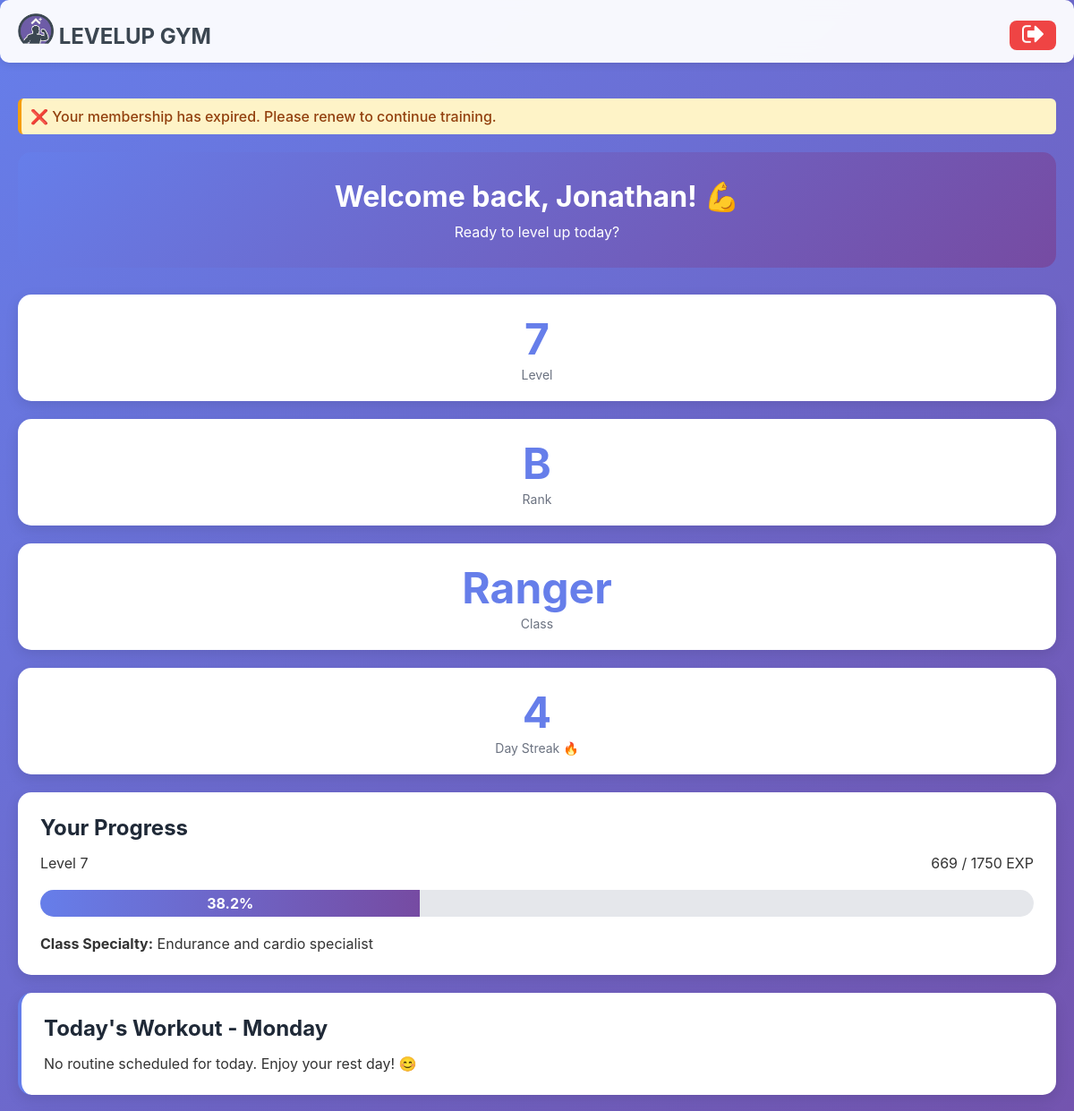
The app's page /dashboard (signed in, upper part), older data.
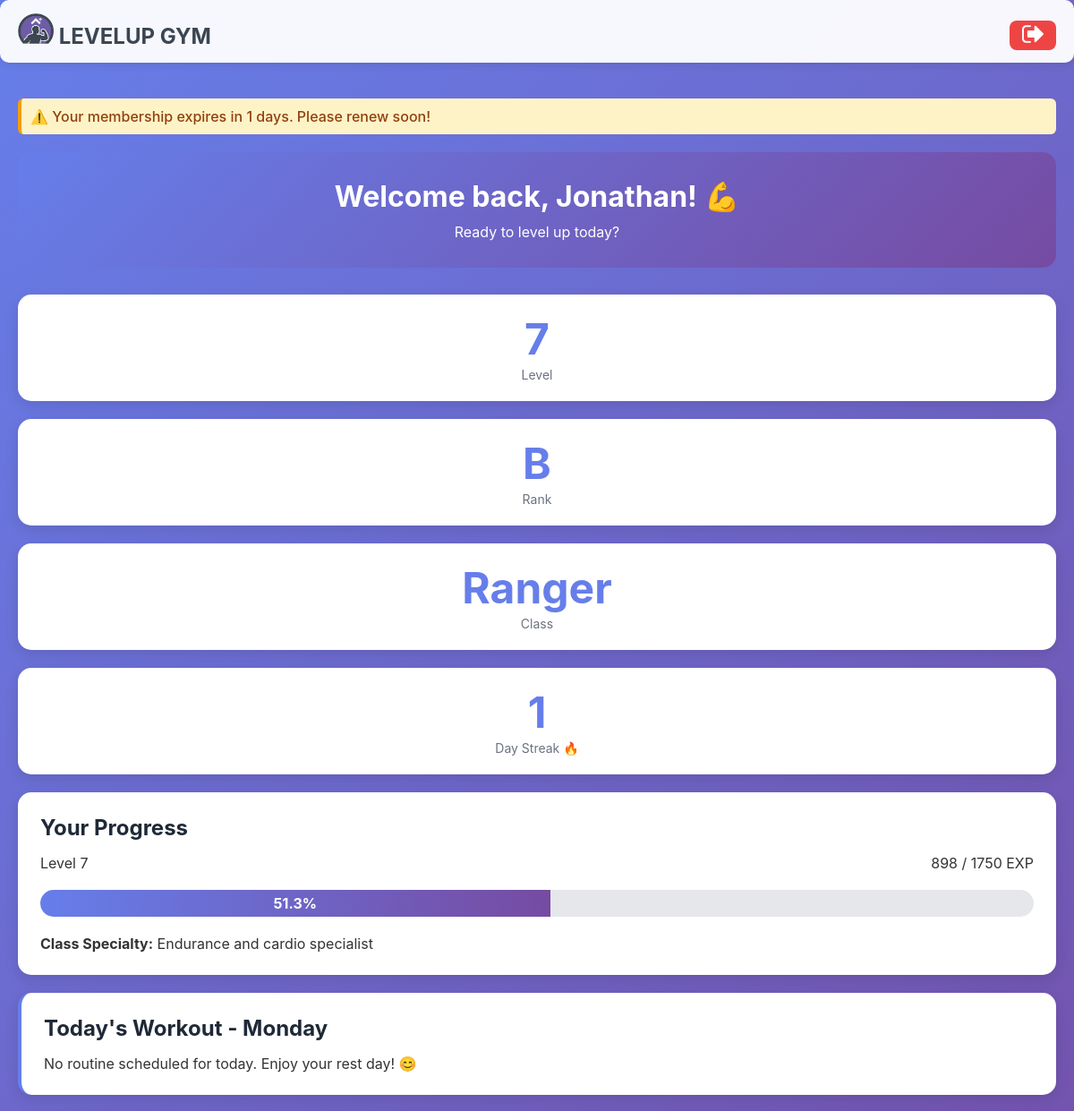
The same page, newer data.
### tables this page shows
CREATE TABLE client_streaks (
                streak_id INTEGER PRIMARY KEY AUTOINCREMENT,
                client_id INTEGER UNIQUE NOT NULL,
                current_streak INTEGER DEFAULT 0,
                longest_streak INTEGER DEFAULT 0,
                last_attendance_date DATE,
                streak_multiplier REAL DEFAULT 1.0,
                FOREIGN KEY (client_id) REFERENCES clients(client_id) ON DELETE CASCADE
            );

CREATE TABLE client_gamification (
                gamification_id INTEGER PRIMARY KEY AUTOINCREMENT,
                client_id INTEGER UNIQUE NOT NULL,
                current_level INTEGER DEFAULT 1,
                current_exp INTEGER DEFAULT 0,
                total_exp INTEGER DEFAULT 0,
                rank TEXT DEFAULT 'E',
                client_class TEXT,
                class_unlocked_at_level INTEGER, current_streak INTEGER DEFAULT 0, longest_streak INTEGER DEFAULT 0, total_reps INTEGER DEFAULT 0, workouts_completed INTEGER DEFAULT 0,
                FOREIGN KEY (client_id) REFERENCES clients(client_id) ON DELETE CASCADE
            );

### main.py (the view, shortened to what this page needs)
@app.route('/dashboard')
@login_required
def dashboard():
    client_id = session['client_id']
    client = Client.get_by_id(client_id)
    progress = gamification.get_client_progress(client_id)
    today = datetime.now().strftime('%A')
    today_routine = Routine.get_client_routine_for_day(client_id, today)
    routine_status = 'not_started'  # default fallback
    recent_achievements = achievement_ctrl.get_recent_unlocks(client_id, limit=3)
    streak_data = client.get_streak_data()
    mc = MembershipController()
    membership = mc.get_client_membership(client_id)
    notification = None
    if membership:
        end_date = datetime.strptime(membership['end_date'], '%Y-%m-%d').date()
        days_left = (end_date - date.today()).days
        print("Days Left", days_left)
        if 0 < days_left <= 5:
            notification = f"⚠️ Your membership expires in {days_left} days. Please renew soon!"
        elif days_left <= 0:
            notification = "❌ Your membership has expired. Please renew to continue training."
    try:
        newly_unlocked = achievement_ctrl.check_and_unlock_achievements(client_id)
    except Exception as e:
        print(f"Achievement check error for client {client_id}: {e}")
        newly_unlocked = []
    print("Notification:",notification)
    return render_template(
        'dashboard.html',
        client=client,
        progress=progress,
        today_routine=today_routine,
        today=today,
        recent_achievements=recent_achievements,
        streak_data=streak_data,
        newly_unlocked=newly_unlocked,
        notification=notification,
        status=routine_status
    )

### controllers/achievement_controller.py (called while the page is built)
    def check_and_unlock_achievements(self, client_id):
        newly_unlocked = []
        stats = self._get_client_stats(client_id)
        all_achievements = self._get_all_achievements()
        unlocked_ids = self._get_unlocked_achievement_ids(client_id)
        for achievement in all_achievements:
            if achievement['achievement_id'] in unlocked_ids:
                continue
            if self._check_achievement_requirement(achievement, stats):
                result = self.unlock_achievement(client_id, achievement['achievement_id'])
                if result['success']:
                    newly_unlocked.append(result)
        return newly_unlocked

    def get_recent_unlocks(self, client_id, limit=5):
        unlocked = self.get_unlocked_achievements(client_id)
        return unlocked[:limit]

### controllers/gamification_controller.py (called while the page is built)
    def _get_gamification_data(self, client_id):
        query = 'SELECT * FROM client_gamification WHERE client_id=?'
        result = self.db.execute_query(query, (client_id,))
        return dict(result[0]) if result else None

### database/db_manager.py (called while the page is built)
    def disconnect(self):
        if self.conn:
            self.conn.close()

### templates/dashboard.html (shortened to what this page needs)
{% extends "base.html" %}
{% block content %}
{% if notification %}
<div class="alert alert-warning" style="background:#FEF3C7; padding:10px; border-radius:6px;">
  {{ notification }}
</div>
{% endif %}
<div class="welcome-banner">
    <h1>Welcome back, {{ client.first_name }}! 💪</h1>
    <p>Ready to level up today?</p>
</div>
{% if progress.class %}
<div class="grid grid-4">
    <div class="card stat-card">
        <span class="stat-value">{{ progress.level }}</span>
        <span class="stat-label">Level</span>
    </div>
    <div class="card stat-card">
        <span class="stat-value">{{ progress.rank }}</span>
        <span class="stat-label">Rank</span>
    </div>
    <div class="card stat-card">
        <span class="stat-value">{{ progress.class }}</span>
        <span class="stat-label">Class</span>
    </div>
    <div class="card stat-card">
        <span class="stat-value">{{ streak_data.current_streak if streak_data else 0 }}</span>
        <span class="stat-label">Day Streak 🔥</span>
    </div>
</div>
{% endif %}
<div class="card">
    <h2>Your Progress</h2>
    <div style="display: flex; justify-content: space-between; margin-bottom: 10px;">
        <span>Level {{ progress.level }}</span>
        <span>{{ progress.current_exp }} / {{ progress.next_level_exp }} EXP</span>
    </div>
    <div class="progress-bar">
        <div class="progress-fill" style="width: {{ progress.progress_percentage }}%">
            {{ "%.1f"|format(progress.progress_percentage) }}%
        </div>
    </div>
    {% if progress.class %}
    <p><strong>Class Specialty:</strong> {{ progress.class_info.description }}</p>
    {% elif progress.can_choose_class %}
    <a href="{{ url_for('classes') }}" class="btn btn-primary" style="margin-top: 10px;">Choose Your Class!</a>
    {% endif %}
</div>
<div class="card routine-card">
    <h2>Today's Workout - {{ today }}</h2>
    {% if today_routine %}
        <h3>{{ today_routine.routine_name }}</h3>
        <p>{{ today_routine.description }}</p>
        <p><strong>Total Base EXP:</strong> {{ today_routine.calculate_total_exp() }}</p>
        {% if status == 'completed' %}
            <span style="color: #10b981; font-weight: bold;">
                <a href="{{ url_for('workout', routine_id=today_routine.routine_id) }}"
                   class="btn btn-disabled" style="margin-top: 10px;">
                    Workout Completed
                </a>
            </span>
        {% elif status == 'in_progress' %}
            <span style="color: #fbbf24; font-weight: bold;">
                <a href="{{ url_for('workout', routine_id=today_routine.routine_id) }}"
                   class="btn btn-progress" style="margin-top: 10px;">
                    Continue Workout  →
                </a>
            </span>
        {% else %}
            <a href="{{ url_for('workout', routine_id=today_routine.routine_id) }}"
               class="btn btn-success" style="margin-top: 10px;">
                Start Workout →
            </a>
        {% endif %}
    {% else %}
        <p>No routine scheduled for today. Enjoy your rest day! 😊</p>
    {% endif %}
</div>
{% endblock %}

Row changes from the older to the newer data that the page shows:
changed client_gamification "Ranger": current_exp "669" → "898"
changed client_streaks: current_streak "4" → "1"
Text that changed along with them:
{{ notification }}: "❌ Your membership has expired. Please renew to continue training." → "⚠️ Your membership expires in 1 days. Please renew soon!"
{{ progress.progress_percentage }}: 38.22857142857143 → 51.31428571428571 (drawn)
{{ "%.1f"|format(progress.progress_percentage) }}: "38.2" → "51.3"
